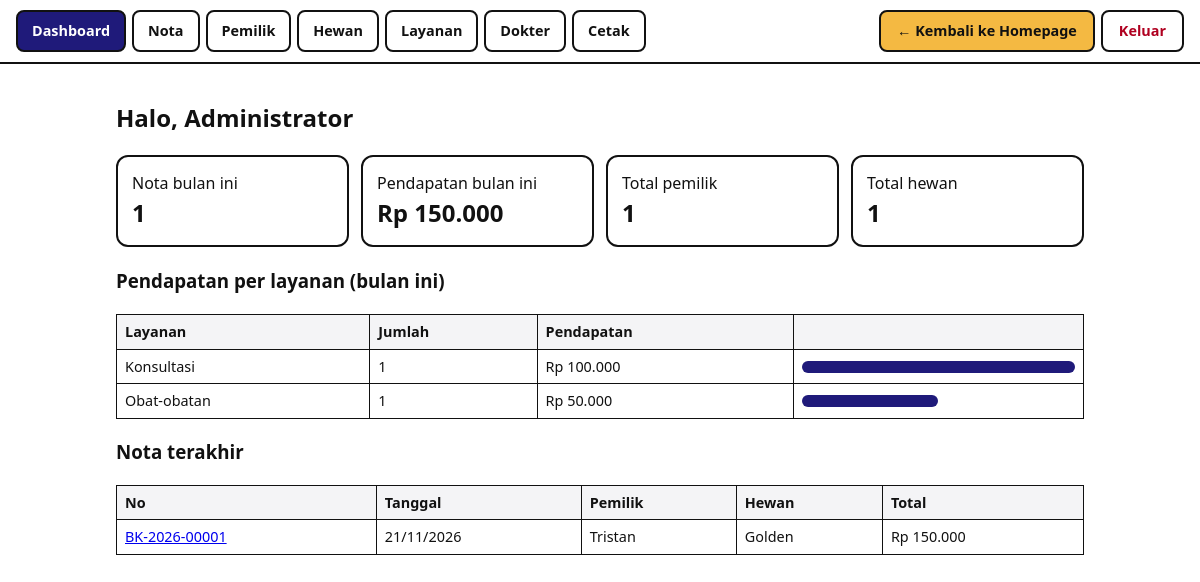
/dashboard.php (signed in), run on the app's committed database.
### tables this page shows
CREATE TABLE `nota` (
  `id` int(11) NOT NULL,
  `no_nota` varchar(30) NOT NULL,
  `tanggal` date NOT NULL,
  `pemilik_id` int(11) NOT NULL,
  `hewan_id` int(11) NOT NULL,
  `dokter_id` int(11) NOT NULL,
  `total` bigint(20) UNSIGNED NOT NULL DEFAULT 0,
  `user_id` int(11) DEFAULT NULL
);

CREATE TABLE `pemilik` (
  `id` int(11) NOT NULL,
  `nama` varchar(100) NOT NULL,
  `alamat` varchar(255) DEFAULT NULL,
  `telepon` varchar(30) DEFAULT NULL
);

CREATE TABLE `hewan` (
  `id` int(11) NOT NULL,
  `pemilik_id` int(11) NOT NULL,
  `nama` varchar(100) NOT NULL,
  `jenis_hewan` enum('Anjing','Kucing','Kera','Unggas','Lainnya') NOT NULL,
  `ras` varchar(100) DEFAULT NULL
);

### dashboard.php (the view, shortened to what this page needs)
<?php
require 'config.php'; auth();
$b = date('Y-m');
$n = q("SELECT COUNT(*) c, COALESCE(SUM(total),0) s FROM nota WHERE DATE_FORMAT(tanggal,'%Y-%m')=?", [$b])->fetch();
$po = q("SELECT COUNT(*) FROM pemilik")->fetchColumn();
$he = q("SELECT COUNT(*) FROM hewan")->fetchColumn();
$L = q("SELECT l.nama, COUNT(d.id) n, SUM(d.harga) s FROM nota_detail d JOIN nota t ON t.id=d.nota_id JOIN layanan l ON l.id=d.layanan_id WHERE DATE_FORMAT(t.tanggal,'%Y-%m')=? GROUP BY l.id ORDER BY s DESC", [$b])->fetchAll();
$max = max(1, ...array_map(fn($r) => (int)$r['s'], $L ?: [['s' => 1]]));
$R = q("SELECT n.id,n.no_nota,n.tanggal,n.total,p.nama pemilik,h.nama hewan FROM nota n JOIN pemilik p ON p.id=n.pemilik_id JOIN hewan h ON h.id=n.hewan_id ORDER BY n.tanggal DESC,n.id DESC LIMIT 5")->fetchAll();
head('Dashboard', 'd'); ?>
<h2>Halo, <?= e($_SESSION['u']['nama']) ?></h2>
<div class="cards">
<div class="c">Nota bulan ini<b><?= (int)$n['c'] ?></b></div>
<div class="c">Pendapatan bulan ini<b><?= rp($n['s']) ?></b></div>
<div class="c">Total pemilik<b><?= (int)$po ?></b></div>
<div class="c">Total hewan<b><?= (int)$he ?></b></div>
</div>
<h3>Pendapatan per layanan (bulan ini)</h3>
<div class="x"><table><tr><th>Layanan</th><th>Jumlah</th><th>Pendapatan</th><th style="width:30%"></th></tr>
<?php foreach ($L as $r): ?><tr><td><?= e($r['nama']) ?></td><td><?= (int)$r['n'] ?></td><td><?= rp($r['s']) ?></td><td><div class="bar" style="width:<?= round($r['s'] / $max * 100) ?>%"></div></td></tr>
<?php endforeach; if (!$L) echo '<tr><td colspan="4">Belum ada data</td></tr>'; ?></table></div>
<h3>Nota terakhir</h3>
<div class="x"><table><tr><th>No</th><th>Tanggal</th><th>Pemilik</th><th>Hewan</th><th>Total</th></tr>
<?php foreach ($R as $r): ?><tr><td><a href="cetak.php?id=<?= $r['id'] ?>"><?= e($r['no_nota']) ?></a></td><td><?= tgl($r['tanggal']) ?></td><td><?= e($r['pemilik']) ?></td><td><?= e($r['hewan']) ?></td><td><?= rp($r['total']) ?></td></tr>
<?php endforeach; if (!$R) echo '<tr><td colspan="5">Belum ada nota</td></tr>'; ?></table></div>

### config.php (style rules this page uses)
:root { color-scheme:light }
* { box-sizing:border-box }
body { margin:0;font-family:system-ui,Arial,sans-serif;background:#fff;color:#111;line-height:1.5 }
table { width:100%;border-collapse:collapse }
th,td { border:1px solid #111;padding:6px 8px;text-align:left;font-size:.9rem }
th { background:#f4f4f6 }
.cards { display:grid;grid-template-columns:repeat(auto-fit,minmax(200px,1fr));gap:12px;margin-bottom:20px }
.c { border:2px solid #111;border-radius:12px;padding:14px }
.c b { display:block;font-size:1.5rem }
.x { overflow-x:auto;margin:12px 0 }
.bar { height:12px;background:#1f1a7a;border-radius:6px }

### data on the page
nota: no_nota "BK-2026-00001", tanggal "21/11/2026", pemilik.nama "Tristan", hewan.nama "Golden", total "Rp 150.000"

### other printed values
$l "Dashboard"
$l "Nota"
$l "Pemilik"
$l "Hewan"
$l "Layanan"
$l "Dokter"
$l "Cetak"
$_SESSION['u']['nama'] "Administrator"
$n['c'] "1"
rp($n['s']) "Rp 150.000"
$po "1"
$he "1"
$r['nama'] "Konsultasi"
$r['n'] "1"
rp($r['s']) "Rp 100.000"
